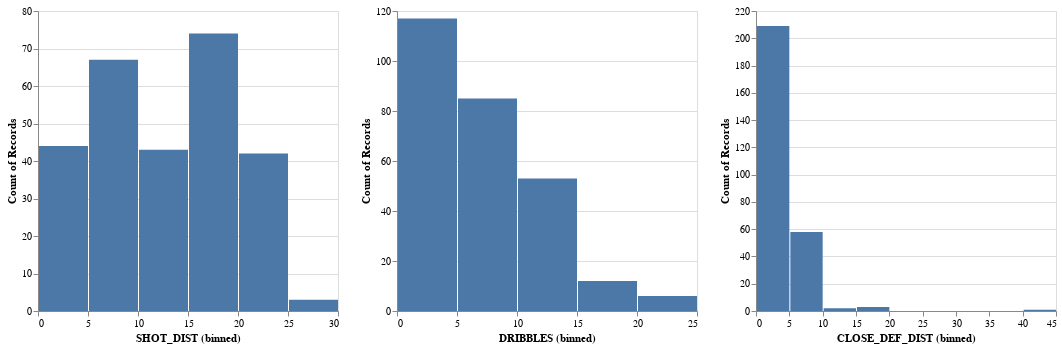

The code cell stored with this chart in its notebook:
### Markdown cell above
# Jarrett Jack vs Avery Bradley

### Code cell
nv = ms[ms.player_name == 'jarrett jack']

chart1 = alt.Chart(nv).mark_bar().encode(
    x=X('SHOT_DIST', bin=True),
    y='count()',
).properties(
    height=300,
    width=300
)

chart2 = alt.Chart(nv).mark_bar().encode(
    x=X('DRIBBLES', bin=True),
    y='count()'
).properties(
    height=300,
    width=300
)


chart3 = alt.Chart(nv).mark_bar().encode(
    x=X('CLOSE_DEF_DIST', bin=True),
    y='count()'
).properties(
    height=300,
    width=300
)
chart1 | chart2 | chart3

### Figure 1 — Vega-Lite specification as saved in the notebook (floating-point values rounded to 4 significant figures; data arrays with more than 128 entries replaced by an {"elided": "..."} marker saying what was removed)
{"config": {"view": {"continuousWidth": 400, "continuousHeight": 300}}, "hconcat": [{"mark": "bar", "encoding": {"x": {"bin": true, "field": "SHOT_DIST", "type": "quantitative"}, "y": {"aggregate": "count", "type": "quantitative"}}, "height": 300, "width": 300}, {"mark": "bar", "encoding": {"x": {"bin": true, "field": "DRIBBLES", "type": "quantitative"}, "y": {"aggregate": "count", "type": "quantitative"}}, "height": 300, "width": 300}, {"mark": "bar", "encoding": {"x": {"bin": true, "field": "CLOSE_DEF_DIST", "type": "quantitative"}, "y": {"aggregate": "count", "type": "quantitative"}}, "height": 300, "width": 300}], "data": {"name": "data-af63830c9cd90f419c2a00a34304db29"}, "$schema": "https://vega.github.io/schema/vega-lite/v4.17.0.json", "datasets": {"data-af63830c9cd90f419c2a00a34304db29": {"elided": "273 records"}}}
